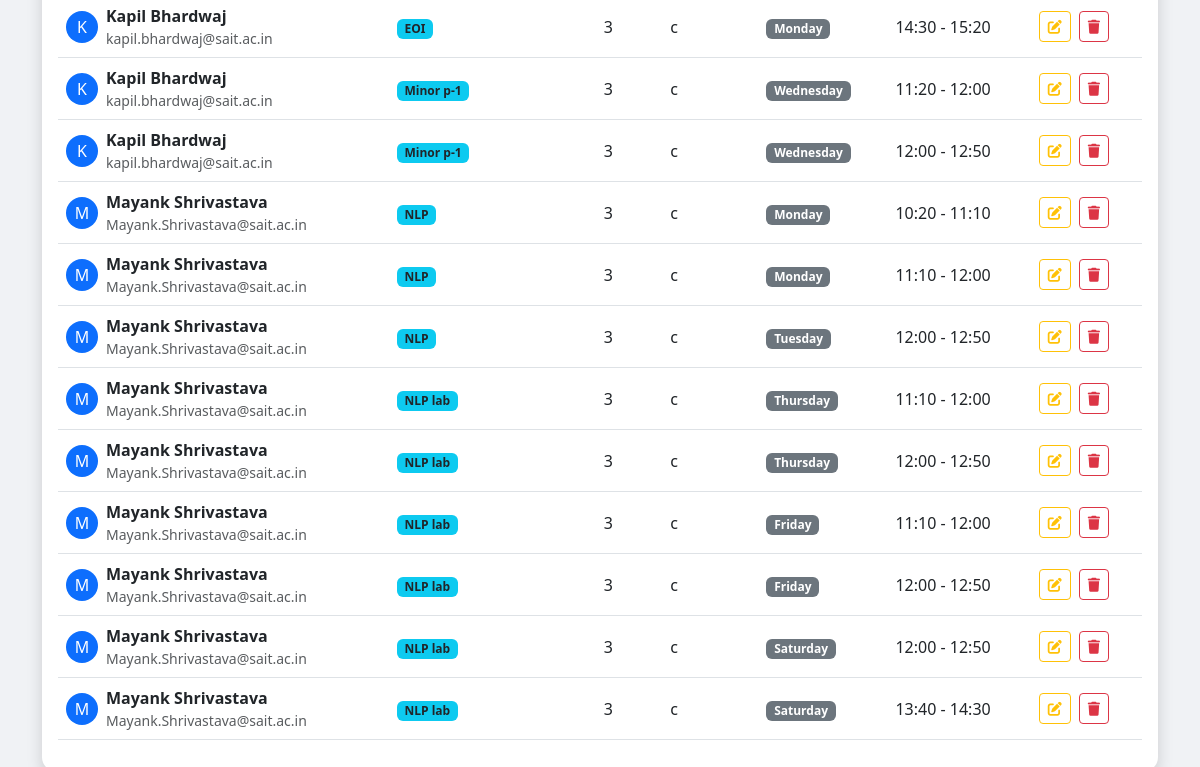
/core/manage_teacher_subjects/ (signed in, lower part), run on an earlier commit of the app's database.
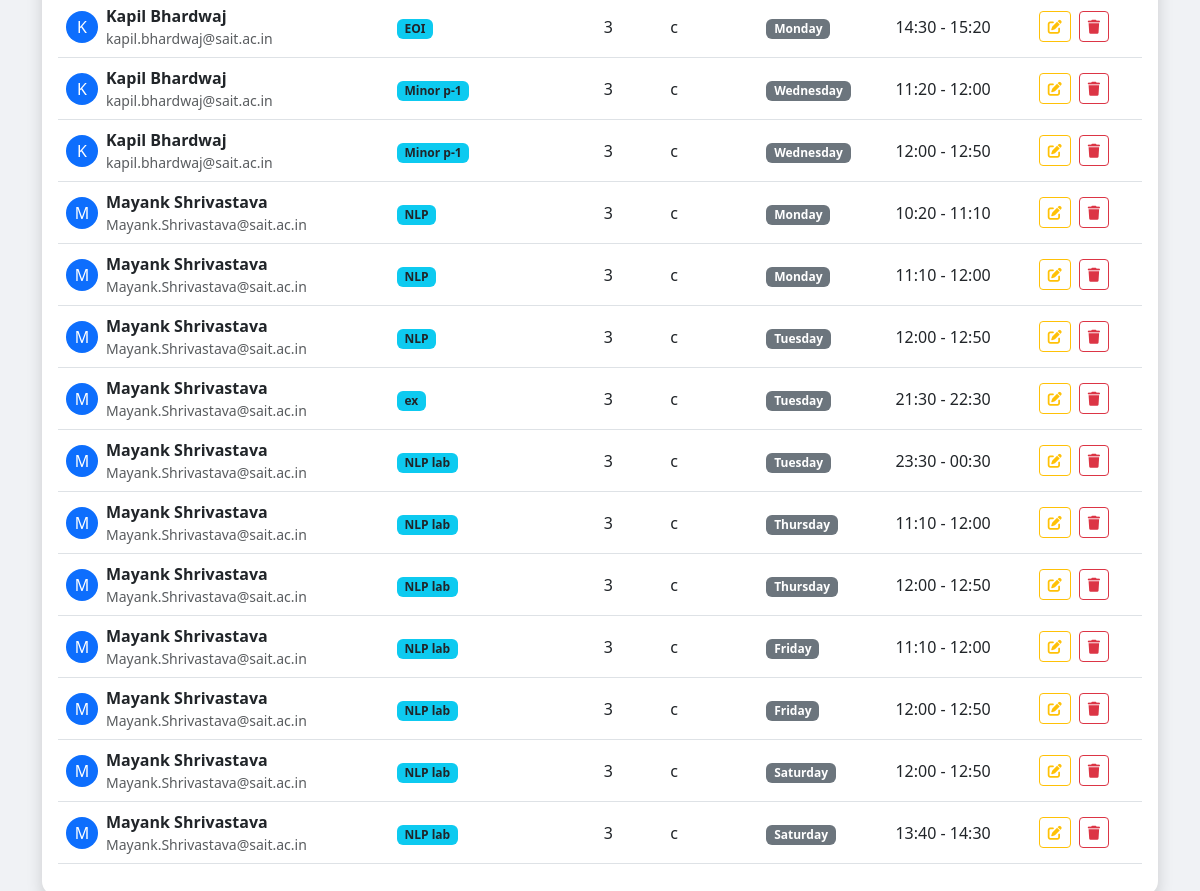
And on a later commit of the database.
### core/models.py (models this page shows, shortened)
class TeacherSubject(models.Model):
    DAYS_OF_WEEK = (
        (0, 'Monday'),
        (1, 'Tuesday'),
        (2, 'Wednesday'),
        (3, 'Thursday'),
        (4, 'Friday'),
        (5, 'Saturday'),
        (6, 'Sunday'),
    )
    teacher = models.ForeignKey(User, on_delete=models.CASCADE, limit_choices_to={'is_staff': True, 'is_superuser': False})
    subject = models.CharField(max_length=100)
    year = models.CharField(max_length=10)
    section = models.CharField(max_length=10, null=True, blank=True)
    day = models.IntegerField(choices=DAYS_OF_WEEK, default=0)
    start_time = models.TimeField(null=True, blank=True)
    end_time = models.TimeField(null=True, blank=True)

### core/views.py (the view)
# urls.py: path('manage_teacher_subjects/', views.manage_teacher_subjects, name='manage_teacher_subjects'),
@user_passes_test(lambda u: u.is_superuser)
def manage_teacher_subjects(request):
    subjects = TeacherSubject.objects.all().order_by('teacher__username', 'day')
    return render(request, 'manage_teacher_subjects.html', {'subjects': subjects})

### templates/manage_teacher_subjects.html (shortened to what this page needs)
{% extends 'base.html' %}
{% block content %}
<div class="card shadow">
    <div class="card-body">
        <div class="table-responsive">
            <table class="table table-hover align-middle">
                <tbody>
                    {% for item in subjects %}
                    <tr>
                        <td>
                            <div class="d-flex align-items-center">
                                <div class="avatar-sm bg-primary text-white rounded-circle me-2 d-flex align-items-center justify-content-center"
                                    style="width: 32px; height: 32px;">
                                    {{ item.teacher.first_name|first|default:item.teacher.username|first|upper }}
                                </div>
                                <div>
                                    <div class="fw-bold">{{ item.teacher.get_full_name|default:item.teacher.username }}
                                    </div>
                                    <div class="small text-muted">{{ item.teacher.email }}</div>
                                </div>
                            </div>
                        </td>
                        <td><span class="badge bg-info text-dark">{{ item.subject }}</span></td>
                        <td>{{ item.year }}</td>
                        <td>{{ item.section|default:"-" }}</td>
                        <td><span class="badge bg-secondary">{{ item.get_day_display }}</span></td>
                        <td>
                            {% if item.start_time %}
                            {{ item.start_time|time:"H:i" }} - {{ item.end_time|default:item.start_time|time:"H:i" }}
                            {% else %}
                            <span class="text-muted">-</span>
                            {% endif %}
                        </td>
                        <td>
                            <a href="{% url 'edit_teacher_subject' item.id %}"
                                class="btn btn-sm btn-outline-warning me-1" title="Edit Assignment">
                                <i class="fas fa-edit"></i>
                            </a>
                            <form action="{% url 'delete_teacher_subject' item.id %}" method="post"
                                onsubmit="return confirm('Are you sure you want to remove this assignment?');"
                                style="display:inline;">
                                <button type="submit" class="btn btn-sm btn-outline-danger" title="Remove Assignment">
                                    <i class="fas fa-trash"></i>
                                </button>
                            </form>
                        </td>
                    </tr>
                    {% endfor %}
                </tbody>
            </table>
        </div>
    </div>
</div>
{% endblock %}

What changed in the data, as far as the page shows it:
added TeacherSubject: teacher.first_name|first "M", teacher.get_full_name "Mayank Shrivastava", teacher.email "Mayank.Shrivastava@sait.ac.in", subject "ex", year "3", section "c", day "Tuesday", start_time "21:30", end_time "22:30"
added TeacherSubject: teacher.first_name|first "M", teacher.get_full_name "Mayank Shrivastava", teacher.email "Mayank.Shrivastava@sait.ac.in", subject "NLP lab", year "3", section "c", day "Tuesday", start_time "23:30", end_time "00:30"
